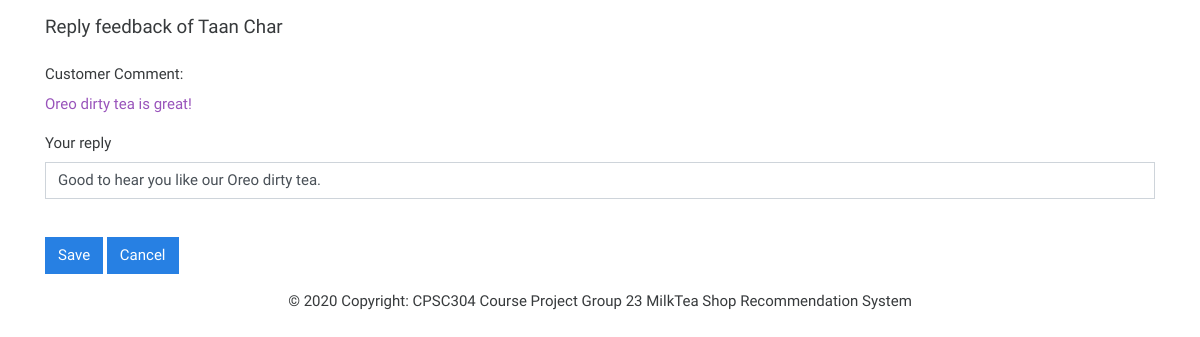
The page /inc/addfeeback.php?index=1&id=703 (signed in) on the database its author committed.
### tables this page shows
CREATE TABLE Comments_from_Customer (
        Comment_ID integer PRIMARY KEY,
        Contents varchar(300) NOT NULL,
        Rating_Level integer NOT NULL,
        Date datetime NOT NULL,
        Account_ID integer NOT NULL,
        Shop_ID integer NOT NULL,
        UNIQUE(Account_ID, Shop_ID),
        FOREIGN KEY (Account_ID) REFERENCES Customer_Account(Account_ID) ON UPDATE CASCADE,
        FOREIGN KEY (Shop_ID) REFERENCES Milk_Tea_Shop (Shop_ID) ON UPDATE CASCADE
);

CREATE TABLE Reply_with_Feedback (
        Comment_ID integer PRIMARY KEY,
        Contents varchar(300) NOT NULL,
        Date datetime NOT NULL,
        Account_ID integer NOT NULL,
        Replied_Comment_ID integer NOT NULL,
        UNIQUE(Account_ID, Replied_Comment_ID),
        FOREIGN KEY (Account_ID) REFERENCES Business_Owner_Account(Account_ID) ON UPDATE CASCADE,
        FOREIGN KEY (Replied_Comment_ID) REFERENCES Comments_from_Customer(Comment_ID) ON UPDATE CASCADE ON DELETE CASCADE
);

### inc/addfeeback.php (the view, shortened to what this page needs)
<?php
    require('config/db.php');
    if(isset($_SESSION['logged_owner_id'])){
        $cur_owner_id = $_SESSION['logged_owner_id'];
    }
    else{
        session_unset();
        header('Location: ../index.php');
        exit;
    }
    if(isset($_GET['id'],$_GET['index'])){
        $target_comment_id = mysqli_real_escape_string($conn, $_GET['id']);
        $index = $_GET['index'];
        settype($index, 'integer');
        if($index){
            $getFeedbackSql = "SELECT Comment_ID, Contents FROM Reply_with_Feedback
                                WHERE Account_ID = '$cur_owner_id'AND Replied_Comment_ID = '$target_comment_id';";
            $getFeedbackResult = mysqli_query($conn, $getFeedbackSql);
            $getFeedback = mysqli_fetch_assoc($getFeedbackResult);
            $replyContent = $getFeedback['Contents'];
        }
        else
        {
            $replyContent = '';
        }
    }
    else{
       header('Location: ownerprofile.php');
    }
?>
<!DOCTYPE html>
<html>
<head>
    <link rel="stylesheet" type="text/css" href="https://bootswatch.com/4/cosmo/bootstrap.min.css">
</head>
<body>
<?php
    $getShopNameSql = "SELECT m.Shop_Name
    FROM milk_tea_shop m
    WHERE m.Shop_ID IN(
    SELECT cc.Shop_ID
    FROM comments_from_customer cc
    WHERE cc.Comment_ID = '$target_comment_id'
    );";
    $getShopNameResult = mysqli_query($conn, $getShopNameSql);
    $getShopName = mysqli_fetch_assoc($getShopNameResult);
    $shop_name = $getShopName['Shop_Name'];
?>
<nav class="navbar navbar-default">
    <div class="container">
        <div class="navbar-header">
            <h2 class="navbar-brand">Reply feedback of <?=$shop_name?></h2>
        </div>
    </div>
</nav>
<div class="container">
    <form method="post" action="<?php echo $_SERVER['PHP_SELF']; ?>?index=<?=$index?>&id=<?=$target_comment_id?>">
        <div class="form-group">
            <?php
                $commentsql = "SELECT Contents FROM comments_from_customer WHERE Comment_ID = '$target_comment_id';";
                $commentResult = mysqli_query($conn, $commentsql);
                $comment = mysqli_fetch_assoc($commentResult);
            ?>
            <label>Customer Comment:</label>
            <p class="text-info"><?php echo $comment['Contents']?></p>
        </div>
        <div class="form-group">
            <label>Your reply</label>
            <input type="text" name="owner_feedback" class="form-control" value="<?=htmlspecialchars($replyContent);?>" required>
        </div>
        <br>
        <button type="submit" name="save_feedback" class="btn btn-primary">Save</button>
        <button type="submit" name="cancel_feedback" class="btn btn-primary" formnovalidate>Cancel</button>
    </form>
</div>
<?php include('footer.php'); ?>
</body>
</html>

### rows shown on the page
comments_from_customer: Contents "Oreo dirty tea is great!"
reply_with_feedback: owner_feedback "Good to hear you like our Oreo dirty tea."

### other values the page prints
$shop_name "Taan Char"
